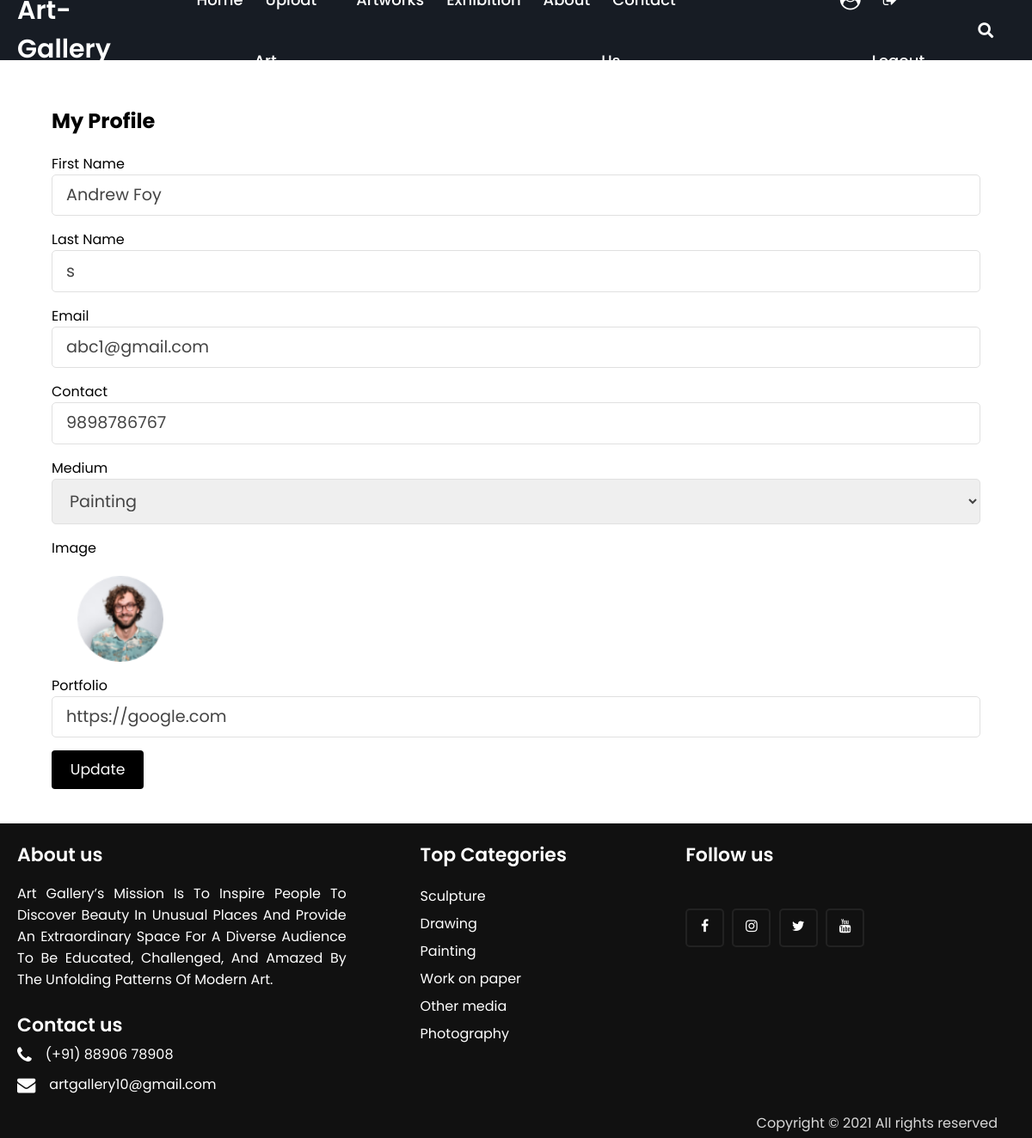
Page /Artist/profile.php (signed in) on the committed database.
### tables this page shows
CREATE TABLE `artist` (
  `artist_id` int(11) NOT NULL,
  `artist_fname` varchar(50) NOT NULL,
  `artist_lname` varchar(50) NOT NULL,
  `artist_email` varchar(50) NOT NULL,
  `artist_contact` bigint(10) NOT NULL,
  `artist_password` varchar(50) NOT NULL,
  `artist_medium` varchar(50) NOT NULL,
  `artist_image` varchar(50) NOT NULL,
  `artist_portfolio` varchar(100) NOT NULL
);

### Artist/profile.php (the view, shortened to what this page needs)
<?php include("includes/config.php"); ?>
        <link rel="stylesheet" href="./css/profile.css">
        <link rel="stylesheet" href="./css/admin.css">
		<body>
		<?php include ("header.php"); ?>
              <div class="content1">
                    <h2 class="page-title" style="padding-top:20px;padding-bottom:20px">My Profile</h2>
                    <form action="" method="post" enctype="multipart/form-data" >
					<?php
									$id=$_SESSION['artistid'];
									$query=mysqli_query($con,"select * from artist where artist_id='$id'");
									while($row=mysqli_fetch_array($query))
									{
										?>
                        <div>
                            <label>First Name</label>
                            <input type="text" name="fname"
                                value="<?php echo  htmlentities($row['artist_fname']);?>" class="text-input">
                        </div>
						 <div>
                            <label>Last Name</label>
                            <input type="text" name="lname"
                                value="<?php echo  htmlentities($row['artist_lname']);?>" class="text-input">
                        </div>
                        <div>
                            <label>Email</label>
                            <input type="email" name="email" value="<?php echo  htmlentities($row['artist_email']);?>" class="text-input" readonly>
                        </div>
                        <div>
                            <label>Contact</label>
                            <input type="tel" maxlength="10" name="contact" value="<?php echo  htmlentities($row['artist_contact']);?>"
                                class="text-input">
                        </div>
                        <div>
                            <label>Medium</label>
							<select name="medium" id="medium" class="text-input">
			                <option value="<?php echo  htmlentities($row['artist_medium']);?>"><?php echo  htmlentities($row['artist_medium']);?></option>
							</select>
                        </div>
						<div>
                            <label>Image</label><br>
                             <image id="profileImage" src="./img/<?php echo  htmlentities($row['artist_image']);?>" width="100px" height="100px" style="margin-left:30px;margin-top:20px;margin-bootom:-40px">
                        </div>
						 <div>
                            <label>Portfolio</label>
                            <input type="text" name="portfolio" value="<?php echo  htmlentities($row['artist_portfolio']);?>"
                                class="text-input">
                        </div>
                        <div>
                            <button type="submit" class="btn btn-big"  name="submit" style="background-color:black">Update</button>
                        </div>
									<?php } ?>
                    </form>
                </div>
			<body>
			<?php include("footer1.php"); ?>

### Artist/css/profile.css (style rules this page uses)
.btn { padding: .5rem 1rem; background: #006669; color: white; border: 1px solid transparent; border-radius: .25rem; font-size: 1.08em; }
.btn-big { padding: .7rem 1.3rem; line-height: 1.3rem; }
.text-input { padding: .7rem 1rem; display: block; width: 100%; border-radius: 5px; border: 1px solid #e0e0e0; outline: none; color: #444; line-height: 1.5rem; font-size: 1.2em; }
.content1 { width: 90%; margin: 30px auto 30px; }

### Artist/css/admin.css (style rules this page uses)
form div { margin-bottom: 15px; }

### Artist/css/styles.css (style rules this page uses)
* { margin: 0; padding: 0; box-sizing: border-box; text-decoration: none; }

### Artist/header.php (style rules this page uses)
* { margin: 0; padding: 0; box-sizing: border-box; text-decoration: none; font-family: 'Poppins', sans-serif; }

### rows in the picture
artist: fname "Andrew Foy", lname "s", email "abc1@gmail.com", contact "9898786767", medium "Painting", artist_image (picture), portfolio "https://google.com"
